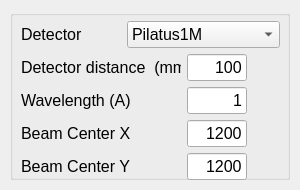
<?xml version="1.0" encoding="UTF-8"?>
<ui version="4.0">
 <class>Form</class>
 <widget class="QWidget" name="Form">
  <property name="geometry">
   <rect>
    <x>0</x>
    <y>0</y>
    <width>300</width>
    <height>190</height>
   </rect>
  </property>
  <property name="minimumSize">
   <size>
    <width>300</width>
    <height>190</height>
   </size>
  </property>
  <property name="maximumSize">
   <size>
    <width>300</width>
    <height>190</height>
   </size>
  </property>
  <property name="windowTitle">
   <string>Experimental Settings</string>
  </property>
  <widget class="QGroupBox" name="groupBox_3">
   <property name="geometry">
    <rect>
     <x>10</x>
     <y>10</y>
     <width>280</width>
     <height>170</height>
    </rect>
   </property>
   <property name="sizePolicy">
    <sizepolicy hsizetype="Fixed" vsizetype="Fixed">
     <horstretch>0</horstretch>
     <verstretch>0</verstretch>
    </sizepolicy>
   </property>
   <property name="minimumSize">
    <size>
     <width>280</width>
     <height>170</height>
    </size>
   </property>
   <property name="maximumSize">
    <size>
     <width>280</width>
     <height>170</height>
    </size>
   </property>
   <property name="font">
    <font>
     <pointsize>12</pointsize>
    </font>
   </property>
   <property name="title">
    <string/>
   </property>
   <widget class="QWidget" name="">
    <property name="geometry">
     <rect>
      <x>11</x>
      <y>11</y>
      <width>266</width>
      <height>180</height>
     </rect>
    </property>
    <layout class="QFormLayout" name="formLayout">
     <property name="labelAlignment">
      <set>Qt::AlignLeading|Qt::AlignLeft|Qt::AlignVCenter</set>
     </property>
     <item row="0" column="0">
      <layout class="QHBoxLayout" name="horizontalLayout">
       <item>
        <widget class="QLabel" name="label_13">
         <property name="minimumSize">
          <size>
           <width>100</width>
           <height>0</height>
          </size>
         </property>
         <property name="text">
          <string>Detector</string>
         </property>
        </widget>
       </item>
       <item>
        <widget class="QComboBox" name="Detector">
         <item>
          <property name="text">
           <string>Pilatus1M</string>
          </property>
         </item>
         <item>
          <property name="text">
           <string>Pilatus2M</string>
          </property>
         </item>
         <item>
          <property name="text">
           <string>Pilatus6M</string>
          </property>
         </item>
         <item>
          <property name="text">
           <string>EIger1M</string>
          </property>
         </item>
         <item>
          <property name="text">
           <string>Eiger4M</string>
          </property>
         </item>
         <item>
          <property name="text">
           <string>Eiger16M</string>
          </property>
         </item>
         <item>
          <property name="text">
           <string>MPCCD</string>
          </property>
         </item>
         <item>
          <property name="text">
           <string>CSPAD</string>
          </property>
         </item>
         <item>
          <property name="text">
           <string>RayonixMx225hs</string>
          </property>
         </item>
        </widget>
       </item>
      </layout>
     </item>
     <item row="1" column="0">
      <layout class="QGridLayout" name="gridLayout">
       <item row="0" column="1">
        <widget class="QLineEdit" name="distance">
         <property name="maximumSize">
          <size>
           <width>60</width>
           <height>16777215</height>
          </size>
         </property>
         <property name="sizeIncrement">
          <size>
           <width>0</width>
           <height>0</height>
          </size>
         </property>
         <property name="text">
          <string>100</string>
         </property>
         <property name="alignment">
          <set>Qt::AlignRight|Qt::AlignTrailing|Qt::AlignVCenter</set>
         </property>
        </widget>
       </item>
       <item row="1" column="0">
        <widget class="QLabel" name="label_14">
         <property name="text">
          <string>Wavelength (A)</string>
         </property>
        </widget>
       </item>
       <item row="1" column="1">
        <widget class="QLineEdit" name="Wavelength">
         <property name="maximumSize">
          <size>
           <width>60</width>
           <height>16777215</height>
          </size>
         </property>
         <property name="text">
          <string>1</string>
         </property>
         <property name="alignment">
          <set>Qt::AlignRight|Qt::AlignTrailing|Qt::AlignVCenter</set>
         </property>
        </widget>
       </item>
       <item row="2" column="0">
        <widget class="QLabel" name="label_16">
         <property name="text">
          <string>Beam Center X</string>
         </property>
        </widget>
       </item>
       <item row="2" column="1">
        <widget class="QLineEdit" name="beamX">
         <property name="maximumSize">
          <size>
           <width>60</width>
           <height>16777215</height>
          </size>
         </property>
         <property name="text">
          <string>1200</string>
         </property>
         <property name="alignment">
          <set>Qt::AlignRight|Qt::AlignTrailing|Qt::AlignVCenter</set>
         </property>
        </widget>
       </item>
       <item row="3" column="0">
        <widget class="QLabel" name="label_17">
         <property name="text">
          <string>Beam Center Y</string>
         </property>
        </widget>
       </item>
       <item row="3" column="1">
        <widget class="QLineEdit" name="beamY">
         <property name="maximumSize">
          <size>
           <width>60</width>
           <height>16777215</height>
          </size>
         </property>
         <property name="text">
          <string>1200</string>
         </property>
         <property name="alignment">
          <set>Qt::AlignRight|Qt::AlignTrailing|Qt::AlignVCenter</set>
         </property>
        </widget>
       </item>
       <item row="0" column="0">
        <widget class="QLabel" name="label_15">
         <property name="maximumSize">
          <size>
           <width>160</width>
           <height>16777215</height>
          </size>
         </property>
         <property name="text">
          <string>Detector distance  (mm)</string>
         </property>
        </widget>
       </item>
      </layout>
     </item>
    </layout>
   </widget>
  </widget>
 </widget>
 <resources/>
 <connections/>
</ui>
